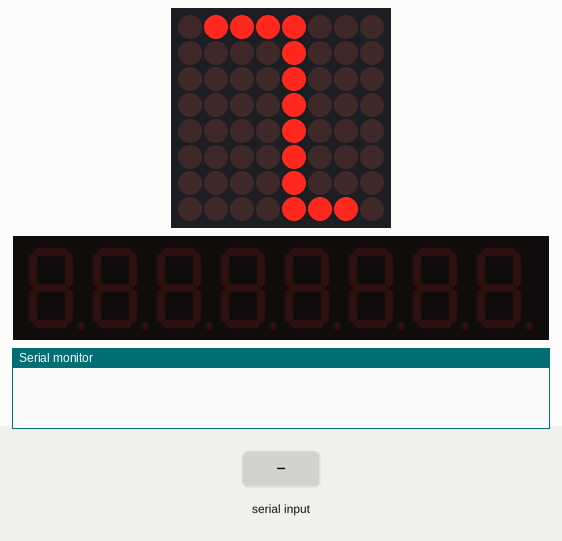
Bench run of a sketch on a simulated Arduino Uno, built with avr-gcc and run on an emulated ATmega328P. Shown: 8×8 LED matrix, 8-digit seven-segment display, the last lines printed to the serial monitor. The inputs (shaded band) are chosen by the test bench.

Above: at 1.25 s.
1.3 s: "90,45\n" received over Serial
At 1.7 s:
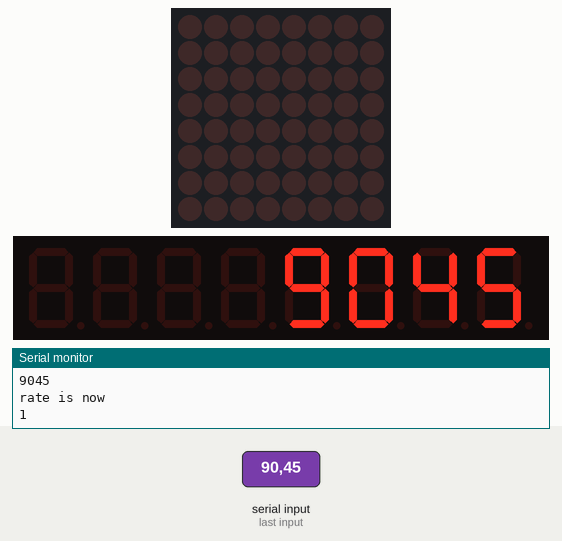
4.3 s: "30,150\n" received over Serial
At 4.47 s:
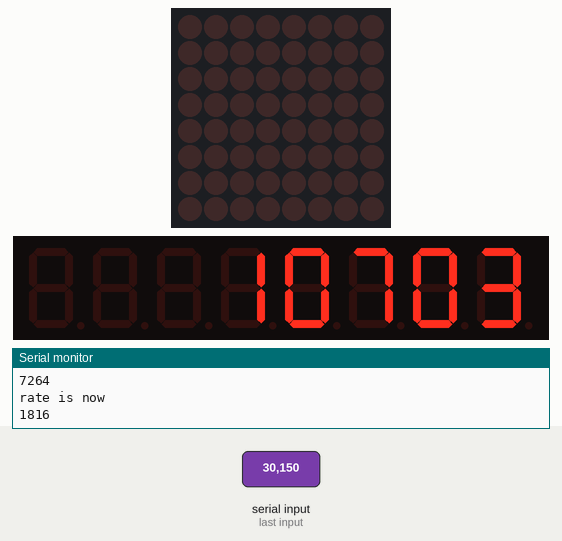
5.8 s: byte 13 (13) received over Serial
At 6.58 s:
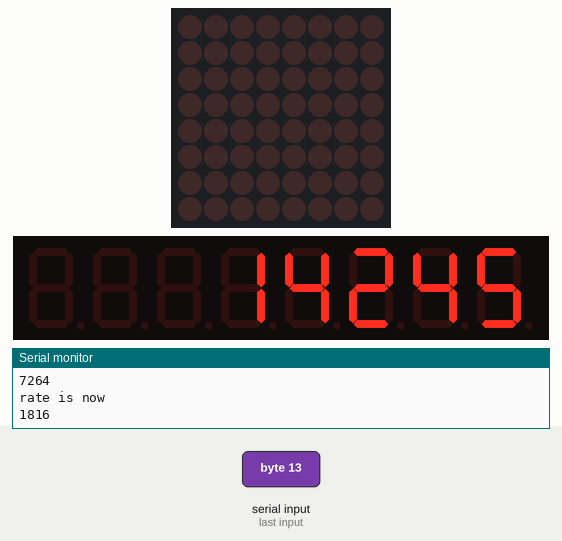
7.9 s: byte 10 (10) received over Serial
At 8.39 s:
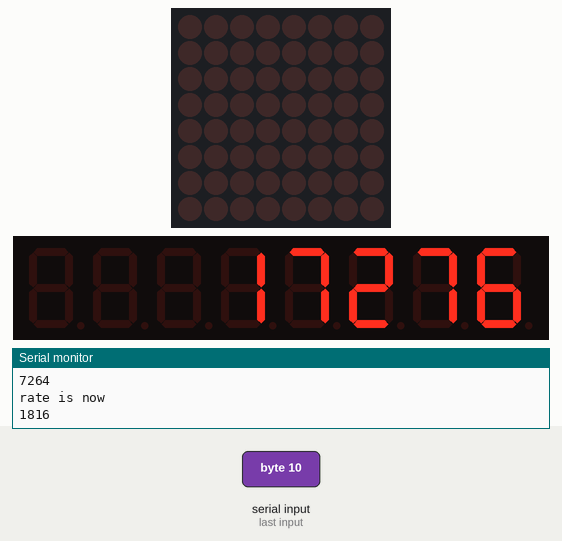
9.7 s: "13\n" received over Serial
At 11.1 s:
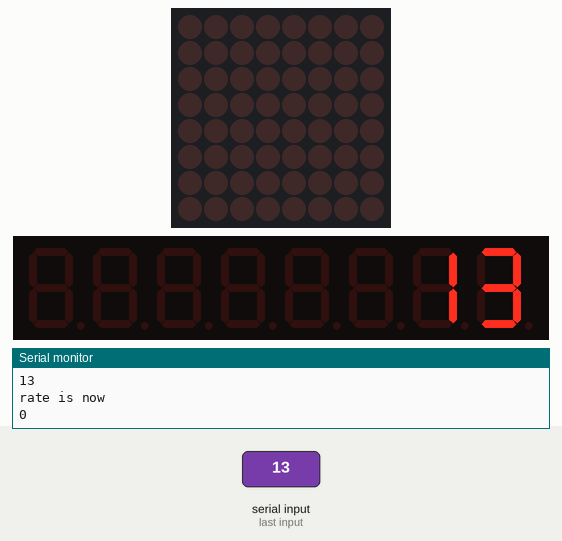
Timing chart, 0 to 12.2 s (numbered marks = the images above; inputs shaded):
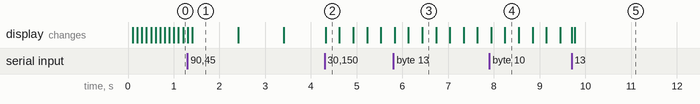

Measured:
- after the input at 1.3 s, the display: first differs from a run without the input after 0.11 s (image 1)

The sketch:

segment_display.ino
```cpp
#include "LedControl.h"
// Arduino Pin 7 to DIN, 6 to Clk, 5 to LOAD, no.of devices is 1
LedControl lc=LedControl(12, 11, 10, 1);

boolean in_number;

long prev_read_number = 0;
long prev_read_number_ms = 0;
long last_read_number = 0;
long last_read_number_ms = 0;
long rate = 0;
long value = 0;
long last_step_ms = 0;

void setup()
{
  Serial.begin(9600);

  // Initialize the MAX7219 device
  lc.shutdown(0, false); // Enable display
  lc.setIntensity(0, 10); // Set brightness level (0 is min, 15 is max)
  lc.clearDisplay(0);

  initIdle();
  in_number = false;
}

void loop()
{
  if (in_number)
  {
    numberStep();
  }
  else
  {
    idleStep();
  }
  readSerial();
  return;
}

boolean have_value = false;
long read_value;
long last_data_ms = millis();

void readSerial()
{
  while (Serial.available()) {
    last_data_ms = millis();
    byte ch = Serial.read();
    if (ch == 13 || ch == 10) {
      if (have_value)
      {
        Serial.println("read value");
        Serial.println(read_value);
        prev_read_number = last_read_number;
        prev_read_number_ms = last_read_number_ms;
        last_read_number = read_value;
        last_read_number_ms = millis();
        if (value == 0) {
          value = last_read_number;
          Serial.println("setting value");
          Serial.println(value);
          last_step_ms = millis();
        }
        if (last_read_number > 0 && prev_read_number > 0) {
          long instantaneous_rate;
          if (last_read_number > value) {
            instantaneous_rate = 1000 * (last_read_number - value) / (last_read_number_ms - prev_read_number_ms);
            Serial.println("instantaneous rate vs value");
            Serial.println(instantaneous_rate);
          } else {
            instantaneous_rate = 1000 * (last_read_number - prev_read_number) / (last_read_number_ms - prev_read_number_ms);
            Serial.println("instantaneous rate vs prev");
            Serial.println(instantaneous_rate);
          }
          // weighted average to change speeds slowly
          rate = (3*rate + instantaneous_rate) / 4;
        }
        if (last_read_number < value) {
          Serial.println("lowering rate");
          rate = rate / 2;
        }
        if (rate < 1) {
          rate = 1;
        }
        if (last_read_number < value * 9 / 10) {
          value = last_read_number;
          prev_read_number = last_read_number;
          rate = 0;
          Serial.println("setting value due to inaccuracy");
          Serial.println(value);
        }
        Serial.println("rate is now");
        Serial.println(rate);
        have_value = false;
        if (!in_number) {
          initNumber();
          in_number = true;
        }
        return;
      }
      have_value = false;
    }
    else
    {
      if (ch >= '0' && ch <= '9')
      {
        int digit = ch - '0';
        if (have_value)
        {
          read_value *= 10;
        }
        else
        {
          read_value = 0;
          have_value = true;
        }
        read_value += digit;
      }
    }
  }
}

void initNumber()
{
  lc.setIntensity(0, 10); // Set brightness level (0 is min, 15 is max)
}

void numberStep()
{
  if (!Serial.available() && millis() - last_data_ms > 60000)
  {
    initIdle();
    in_number = false;
    return;
  }

  // interpolate
  long diff = rate * (millis() - last_step_ms) / 1000;
  if (diff > 0) {
    value += diff;
    //Serial.println("diff put us to");
    //Serial.println(value);
    last_step_ms = millis();
  }

  long ten = 1;
  for (int i=0; i<8; i++)
  {
      if (i != 0 && value / ten == 0) {
        lc.setChar(0, i, ' ', false);
      } else
      {
        lc.setDigit(0, i, (value / ten) % 10, false);
        ten *= 10;
      }
  }
}

int sequence[][2] = {
  { 0, 1 },
  { 0, 2 },
  { 0, 3 },
  { 0, 4 },
  { 1, 4 },
  { 2, 4 },
  { 3, 4 },
  { 4, 4 },
  { 5, 4 },
  { 6, 4 },
  { 7, 4 },
  { 7, 5 },
  { 7, 6 },
  { 7, 1 },
  { 6, 1 },
  { 5, 1 },
  { 4, 1 },
  { 3, 1 },
  { 2, 1 },
  { 1, 1 },
};
#define LEN_SEQUENCE (sizeof(sequence) / sizeof(sequence[0]))
boolean state;
boolean change_state;
int index;
int reset_index;
int intensity;

void initIdle()
{
  change_state = false;
  state = true;
  index = 0;
  reset_index = 0;
  intensity = 0;

  lc.setIntensity(0,intensity);
  lc.clearDisplay(0);

}

void idleStep()
{
  int row = sequence[index][0];
  int col = sequence[index][1];
  lc.setLed(0, row, col, state);
  index++;
  if (index == LEN_SEQUENCE)
  {
    index = 0;
  }
  if (change_state)
  {
    state = !state;
    change_state = false;
  }
  else
  {
    if (!change_state && index == reset_index)
    {
      change_state = true;
      reset_index++;
      if (reset_index == LEN_SEQUENCE)
      {
        reset_index = 0;
        intensity++;
        if (intensity > 15)
        {
          intensity = 0;
        }
        lc.setIntensity(0, intensity);
        Serial.println(intensity);
      }
    }
  }
  /*
  lc.setLed(0, row, col, state);
  col++;
  if (col == 7)
  {
    col = 0;
    row++;
    if (row == 8)
    {
      row = 0;
      state = !state;
    }
  }
  */
  delay(100);
}
```
